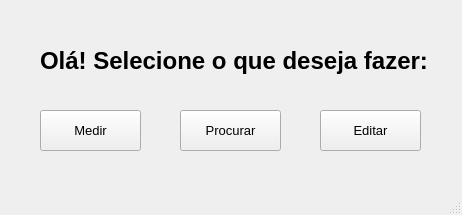
<?xml version="1.0" encoding="UTF-8"?>
<ui version="4.0">
 <class>MainWindow</class>
 <widget class="QMainWindow" name="MainWindow">
  <property name="geometry">
   <rect>
    <x>0</x>
    <y>0</y>
    <width>462</width>
    <height>215</height>
   </rect>
  </property>
  <property name="windowTitle">
   <string>TCC Cubagem</string>
  </property>
  <property name="layoutDirection">
   <enum>Qt::LeftToRight</enum>
  </property>
  <widget class="QWidget" name="centralwidget">
   <widget class="QLabel" name="label">
    <property name="geometry">
     <rect>
      <x>40</x>
      <y>30</y>
      <width>391</width>
      <height>61</height>
     </rect>
    </property>
    <property name="font">
     <font>
      <family>Arial</family>
      <pointsize>18</pointsize>
      <weight>75</weight>
      <bold>true</bold>
      <underline>false</underline>
      <strikeout>false</strikeout>
      <kerning>true</kerning>
     </font>
    </property>
    <property name="text">
     <string>Olá! Selecione o que deseja fazer:</string>
    </property>
   </widget>
   <widget class="QPushButton" name="editarButton">
    <property name="geometry">
     <rect>
      <x>320</x>
      <y>110</y>
      <width>101</width>
      <height>41</height>
     </rect>
    </property>
    <property name="font">
     <font>
      <family>Arial</family>
      <pointsize>10</pointsize>
     </font>
    </property>
    <property name="text">
     <string>Editar</string>
    </property>
   </widget>
   <widget class="QPushButton" name="medirButton">
    <property name="geometry">
     <rect>
      <x>40</x>
      <y>110</y>
      <width>101</width>
      <height>41</height>
     </rect>
    </property>
    <property name="font">
     <font>
      <family>Arial</family>
      <pointsize>10</pointsize>
     </font>
    </property>
    <property name="text">
     <string>Medir</string>
    </property>
   </widget>
   <widget class="QPushButton" name="procurarButton">
    <property name="geometry">
     <rect>
      <x>180</x>
      <y>110</y>
      <width>101</width>
      <height>41</height>
     </rect>
    </property>
    <property name="font">
     <font>
      <family>Arial</family>
      <pointsize>10</pointsize>
     </font>
    </property>
    <property name="text">
     <string>Procurar</string>
    </property>
   </widget>
  </widget>
  <widget class="QMenuBar" name="menubar">
   <property name="geometry">
    <rect>
     <x>0</x>
     <y>0</y>
     <width>462</width>
     <height>21</height>
    </rect>
   </property>
  </widget>
  <widget class="QStatusBar" name="statusbar"/>
 </widget>
 <resources/>
 <connections/>
</ui>
